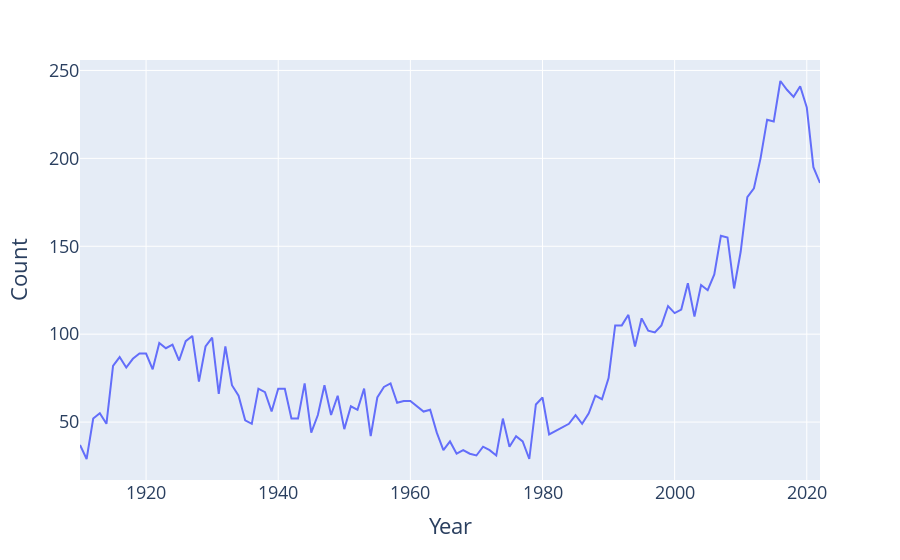

Write notebook code for a chart like this one.
### Code cell
import plotly.express as px
fig = px.line(fem_babynames[fem_babynames['Name'] == 'Clara'], x='Year', y='Count')
fig.update_layout(font_size=18)

### Figure 1 — Plotly figure (JSON) as saved in the notebook; plotly's stock layout.template omitted (floating-point values rounded to 4 significant figures)
{"data": [{"hovertemplate": "Year=%{x}<br>Count=%{y}<extra></extra>", "legendgroup": "", "line": {"color": "#636efa", "dash": "solid"}, "marker": {"symbol": "circle"}, "mode": "lines", "name": "", "orientation": "v", "showlegend": false, "type": "scatter", "x": [1910, 1911, 1912, 1913, 1914, 1915, 1916, 1917, 1918, 1919, 1920, 1921, 1922, 1923, 1924, 1925, 1926, 1927, 1928, 1929, 1930, 1931, 1932, 1933, 1934, 1935, 1936, 1937, 1938, 1939, 1940, 1941, 1942, 1943, 1944, 1945, 1946, 1947, 1948, 1949, 1950, 1951, 1952, 1953, 1954, 1955, 1956, 1957, 1958, 1959, 1960, 1961, 1962, 1963, 1964, 1965, 1966, 1967, 1968, 1969, 1970, 1971, 1972, 1973, 1974, 1975, 1976, 1977, 1978, 1979, 1980, 1981, 1982, 1983, 1984, 1985, 1986, 1987, 1988, 1989, 1990, 1991, 1992, 1993, 1994, 1995, 1996, 1997, 1998, 1999, 2000, 2001, 2002, 2003, 2004, 2005, 2006, 2007, 2008, 2009, 2010, 2011, 2012, 2013, 2014, 2015, 2016, 2017, 2018, 2019, 2020, 2021, 2022], "xaxis": "x", "y": [37, 29, 52, 55, 49, 82, 87, 81, 86, 89, 89, 80, 95, 92, 94, 85, 96, 99, 73, 93, 98, 66, 93, 71, 65, 51, 49, 69, 67, 56, 69, 69, 52, 52, 72, 44, 54, 71, 54, 65, 46, 59, 57, 69, 42, 64, 70, 72, 61, 62, 62, 59, 56, 57, 44, 34, 39, 32, 34, 32, 31, 36, 34, 31, 52, 36, 42, 39, 29, 60, 64, 43, 45, 47, 49, 54, 49, 55, 65, 63, 75, 105, 105, 111, 93, 109, 102, 101, 105, 116, 112, 114, 129, 110, 128, 125, 134, 156, 155, 126, 147, 178, 183, 200, 222, 221, 244, 239, 235, 241, 229, 195, 186], "yaxis": "y"}], "layout": {"font": {"size": 18}, "legend": {"tracegroupgap": 0}, "margin": {"t": 60}, "xaxis": {"anchor": "y", "domain": [0, 1], "title": {"text": "Year"}}, "yaxis": {"anchor": "x", "domain": [0, 1], "title": {"text": "Count"}}}}
